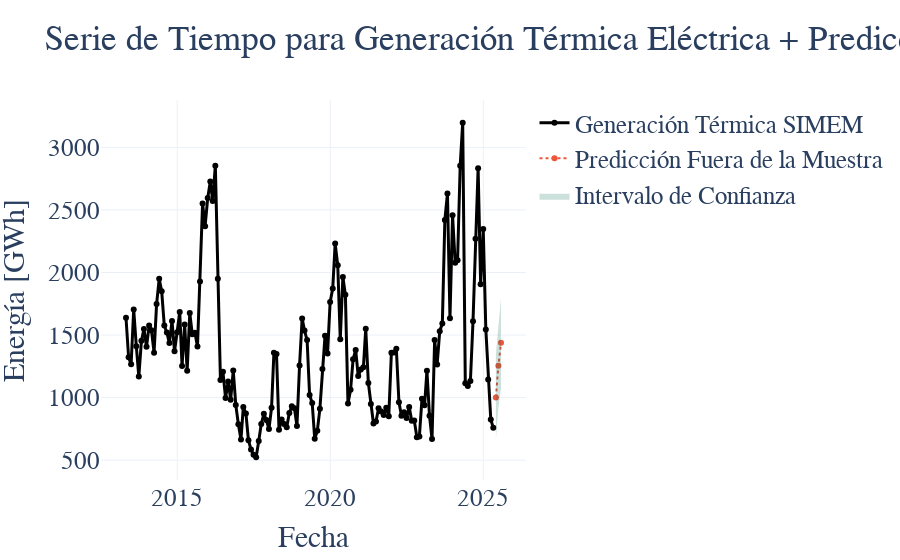

Notebook cell for this chart:
### Code cell
forecast_fig.show()

### Figure 1 — Plotly figure (JSON) as saved in the notebook; plotly's stock layout.template omitted (floating-point values rounded to 4 significant figures; data arrays with more than 128 entries replaced by an {"elided": "..."} marker saying what was removed)
{"data": [{"line": {"color": "black", "width": 3}, "mode": "lines+markers", "name": "Generación Térmica SIMEM", "type": "scatter", "x": {"elided": "145 str values"}, "y": {"elided": "145 float values"}}, {"line": {"dash": "dot"}, "mode": "lines+markers", "name": "Predicción Fuera de la Muestra", "type": "scatter", "x": ["2025-05-31T00:00:00.000000000", "2025-06-30T00:00:00.000000000", "2025-07-31T00:00:00.000000000"], "y": [1001.0, 1255.0, 1438.0]}, {"fill": "toself", "fillcolor": "rgba(0,100,80,0.2)", "line": {"color": "rgba(255, 255, 255, 0)"}, "name": "Intervalo de Confianza", "type": "scatter", "x": ["2025-05-31T00:00:00.000000000", "2025-06-30T00:00:00.000000000", "2025-07-31T00:00:00.000000000", "2025-07-31T00:00:00.000000000", "2025-06-30T00:00:00.000000000", "2025-05-31T00:00:00.000000000"], "y": [1347.0, 1588.0, 1791.0, 1078.0, 916.3, 668.8]}], "layout": {"font": {"family": "Times New Roman, serif", "size": 25}, "title": {"text": "Serie de Tiempo para Generación Térmica Eléctrica + Predicción Fuera de la Muestra"}, "xaxis": {"title": {"text": "Fecha"}}, "yaxis": {"title": {"text": "Energía [GWh]"}}}}
